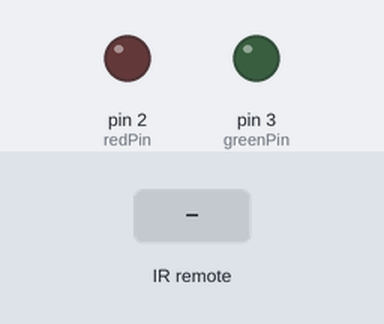
Recording of a program running on a simulated Arduino Uno, built with avr-gcc and run on an emulated ATmega328P. On the bench: output pins drawn as LEDs (lit = HIGH). The inputs (shaded band) are chosen by the test bench.

Above: at 1.2 s.
1.3 s: infrared code 0xFEDBC2BE received
At 1.7 s:
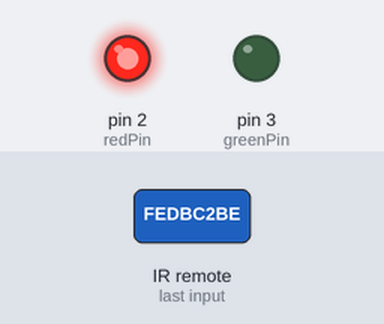
2.8 s: infrared code 0x5EAA77B4 received
At 3.4 s:
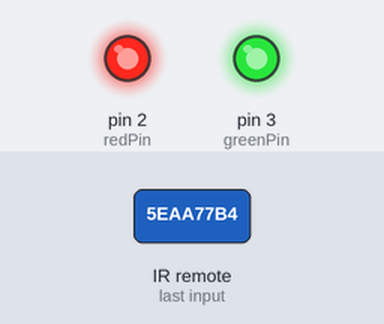
4.3 s: infrared code 0xFEDBC2BE received
At 5.2 s:
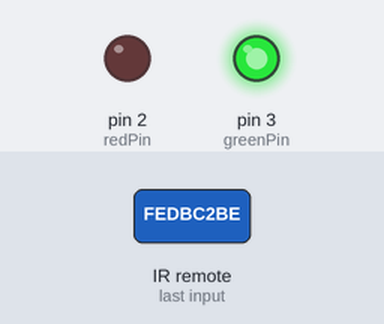
Timing chart, 0 to 7.3 s (numbered marks = the images above; inputs shaded):
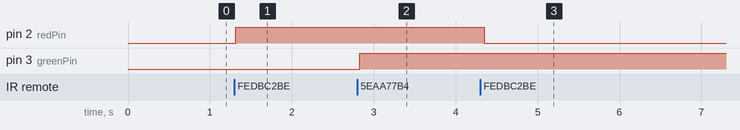

Measured:
- after the input at 1.3 s, pin 2 (redPin): LOW → HIGH at once
- after the input at 2.8 s, pin 3 (greenPin): LOW → HIGH at once
- after the input at 4.3 s, pin 2 (redPin): HIGH → LOW after 0.05 s

The program:

Main.cpp
```cpp
#include <Arduino.h>

#include "DenonRemote.h"

const byte DenonRemote::redPin = 2;
const byte DenonRemote::greenPin = 3;
const byte DenonRemote::recvPin = 11;

DenonRemote denonRemote;

void setup() {
  denonRemote.setup();
}

void loop() {
  denonRemote.resume();
}
```

DenonRemote.cpp
```cpp
#include <Arduino.h>
#include <IRRemote.h>

#include "DenonRemote.h"

void DenonRemote::setup() {
    pinMode(redPin, OUTPUT);
    pinMode(greenPin, OUTPUT);
    mIRRecv.enableIRIn();
}

bool DenonRemote::resume() {
    PT_BEGIN();

    for(;;) {
        if(mIRRecv.decode(&mDecodeResult)) {
            if(mDecodeResult.value == mLastDecodeValue) {
                if((millis() - mLastRecvTimestamp) > 300) {
                    handleRecv();
                }

            } else {
                handleRecv();
                mLastDecodeValue = mDecodeResult.value;
            }

            mLastRecvTimestamp = millis();
            mIRRecv.resume();
        }
        PT_SLEEP(100);
    }

    PT_END();
}

void DenonRemote::handleRecv() {
    switch(mDecodeResult.value) {
        case 0xFEDBC2BE:
            mRedPinOn = !mRedPinOn;
            digitalWrite(redPin, mRedPinOn);
            break;

        case 0x5EAA77B4:
            mGreenPinOn = !mGreenPinOn;
            digitalWrite(greenPin, mGreenPinOn);
            break;
    }
}
```

DenonRemote.h
```cpp
#pragma once

#include <Protothread.h>
#include <IRremote.h>

class DenonRemote: public Protothread {
public:
    static const byte recvPin;
    static const byte redPin;
    static const byte greenPin;

    DenonRemote():
        mRedPinOn(false),
        mGreenPinOn(false),
        mIRRecv(recvPin),
        mLastDecodeValue(false),
        mLastRecvTimestamp(false) {}

    void setup();
    bool resume();

private:
    void handleRecv();

    bool mRedPinOn;
    bool mGreenPinOn;

    IRrecv mIRRecv;
    decode_results mDecodeResult;
    unsigned long mLastDecodeValue;
    unsigned long mLastRecvTimestamp;
};
```
